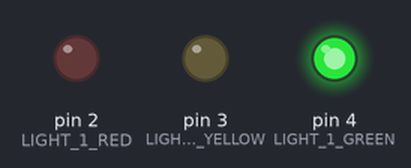
Simulated run of this sketch. Board: Arduino Uno, built with avr-gcc and run on an emulated ATmega328P. On the bench: output pins drawn as LEDs (lit = HIGH).

Above: at 2.5 s.
At 6.0 s:
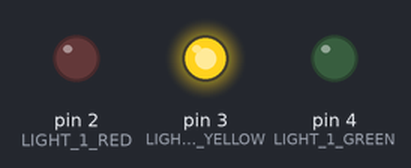
At 9.5 s:
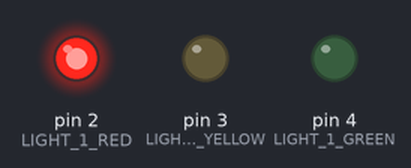
Timing chart, 0 to 15.6 s (numbered marks = the images above):
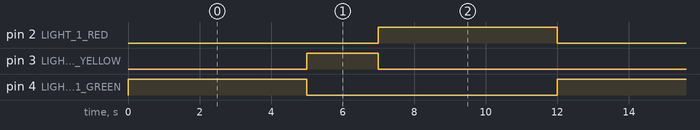

Measured:
- by itself, pin 2 (LIGHT_1_RED), pin 4 (LIGHT_1_GREEN): alternates HIGH for 5.0 s and LOW for 7.0 s
- by itself, pin 3 (LIGHT_1_YELLOW): alternates HIGH for 2.0 s and LOW for 10.0 s
- by itself, everything shown: repeats every 12.0 s, in 3 steps

The sketch:

traffic3.ino
```cpp
/*MYBOTIC TRAFFIC LIGHT PEDESTRIAN CONTROL*/

#define RED_SET_TIME 5000
#define YELLOW_SET_TIME 2000
#define GREEN_SET_TIME 5000

#define LIGHT_1_RED 2
#define LIGHT_1_YELLOW 3
#define LIGHT_1_GREEN 4

#define GREEN_LIGHT 0
#define YELLOW_LIGHT 1
#define RED_LIGHT 2

unsigned long gulStart_Timer = 0;

unsigned short gusSet_Time[3] = {GREEN_SET_TIME, YELLOW_SET_TIME, RED_SET_TIME};

short gsWhich_Light_Index = GREEN_LIGHT;

void setup()
{
  Serial.begin(9600);
  pinMode(LIGHT_1_RED, OUTPUT);
  pinMode(LIGHT_1_YELLOW, OUTPUT);
  pinMode(LIGHT_1_GREEN, OUTPUT);

  digitalWrite(LIGHT_1_GREEN, HIGH);
  digitalWrite(LIGHT_1_YELLOW, LOW);
  digitalWrite(LIGHT_1_RED, LOW);
  gulStart_Timer = millis();
}

// the loop function runs over and over again forever
void loop()
{

  if((millis()-gulStart_Timer) >= gusSet_Time[gsWhich_Light_Index])
  {
    gsWhich_Light_Index++;

    if(gsWhich_Light_Index > RED_LIGHT)
    {
      gsWhich_Light_Index = GREEN_LIGHT;
    }

    gulStart_Timer = millis();

    if(gsWhich_Light_Index == GREEN_LIGHT)
    {
      digitalWrite(LIGHT_1_GREEN, HIGH);
      digitalWrite(LIGHT_1_YELLOW, LOW);
      digitalWrite(LIGHT_1_RED, LOW);
    }
    else if(gsWhich_Light_Index == YELLOW_LIGHT)
    {
      digitalWrite(LIGHT_1_GREEN, LOW);
      digitalWrite(LIGHT_1_YELLOW, HIGH);
      digitalWrite(LIGHT_1_RED, LOW);
    }
    else if(gsWhich_Light_Index == RED_LIGHT)
    {
      digitalWrite(LIGHT_1_GREEN, LOW);
      digitalWrite(LIGHT_1_YELLOW, LOW);
      digitalWrite(LIGHT_1_RED, HIGH);
    }
  }
}
```
